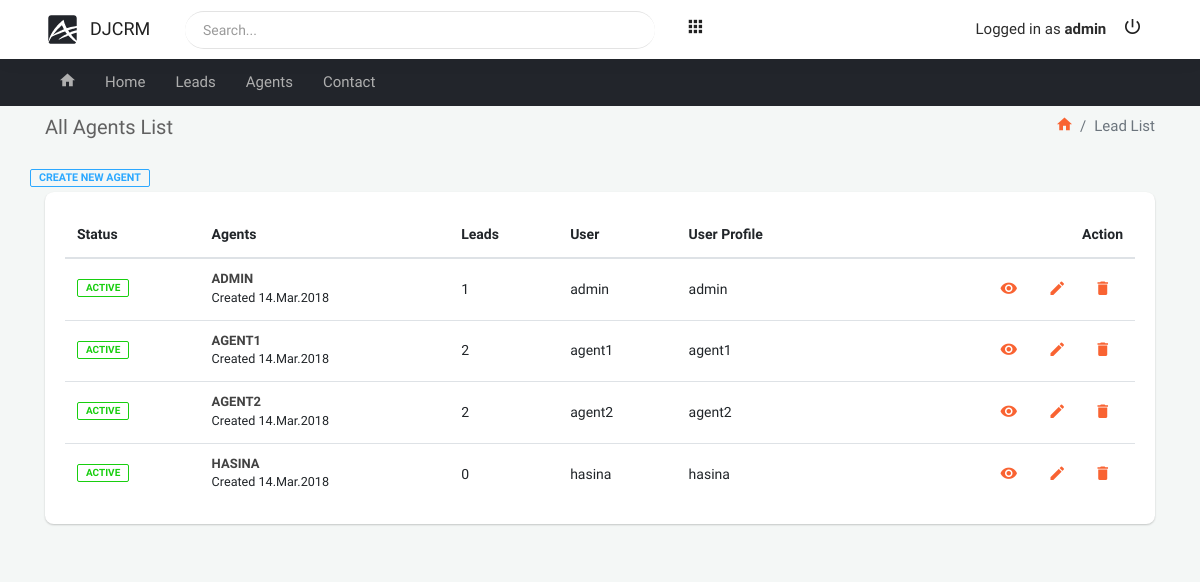
Page /agent-list/ (signed in) on the committed database.
### leads/models.py (models this page shows, shortened)
class User(AbstractUser):
    is_organization = models.BooleanField(default=True)
    is_agent = models.BooleanField(default=False)

class Agent(models.Model):
    user = models.OneToOneField(User, on_delete=models.CASCADE)
    organization = models.ForeignKey(UserProfile, on_delete=models.CASCADE, default=2)

class UserProfile(models.Model):
    user = models.OneToOneField(User, on_delete=models.CASCADE)

### agents/views.py (the view)
# urls.py: path('agent-list/', AgentListView.as_view(), name='agent-list'),
class AgentListView(OrganizationLoginRequiredMixin, generic.ListView):
    template_name = 'agents/agent-list.html'
    queryset = Agent.objects.all()
    context_object_name = 'agents'

### agents/mixins.py (called while the page is built)
    def dispatch(self, request, *args, **kwargs):
        if not request.user.is_authenticated or not request.user.is_organization:
            return redirect('leads:lead-list')
        return super().dispatch(request, *args, **kwargs)

### templates/agents/agent-list.html (shortened to what this page needs)
{% extends 'base.html' %}
{% block content %}
    <div class="container">
        <div class="block-header">
            <div class="row clearfix">
                <div class="col-lg-5 col-md-5 col-sm-12">
                    <h2>All Agents List</h2>
                </div>
                <div class="col-lg-7 col-md-7 col-sm-12">
                    <ul class="breadcrumb float-md-right padding-0">
                        <li class="breadcrumb-item"><a href="{% url 'home' %}"><i class="zmdi zmdi-home"></i></a></li>
                        <li class="breadcrumb-item active">Lead List</li>
                    </ul>
                </div>
            </div>
        </div>
        <div class="row clearfix">
            <a class="badge badge-info pull-right" href="{% url 'agents:agent-create' %}">Create New Agent</a>
            <div class="col-lg-12 col-md-12">
                <div class="card">
                    <div class="body project_report">
                        <div class="table-responsive">
                            <table class="table m-b-0 table-hover">
                                <thead>
                                <tr>
                                    <th>Status</th>
                                    <th>Agents</th>
                                    <th>Leads</th>
                                    <th>User</th>
                                    <th>User Profile</th>
                                    <th>Action</th>
                                </tr>
                                </thead>
                                <tbody>
                                {% for agent in agents %}
                                    <tr>
                                        <td>
                                            <span class="badge badge-success">Active</span>
                                        </td>
                                        <td class="project-title">
                                            <h6>
                                                <a href="{% url 'agents:agent-details' agent.id %}">{{ agent.user.username }}</a>
                                            </h6>
                                            <small>Created 14.Mar.2018</small>
                                        </td>
                                        <td>
                                            {{ agent.lead_set.count }}
                                        </td>
                                        <td>{{ agent.user.username }}</td>
                                        <td>
                                            {{ agent.organization.user.username }}
                                        </td>
                                        <td class="project-actions">
                                            <a href="{% url 'agents:agent-details' agent.id %}"
                                               class="btn btn-neutral btn-sm"><i class="zmdi zmdi-eye"></i></a>
                                            <a href="{% url 'agents:agent-update' agent.id %}"
                                               class="btn btn-neutral btn-sm"><i
                                                    class="zmdi zmdi-edit"></i></a>
                                            <a href="{% url 'agents:agent-delete' agent.id %}"
                                               class="btn btn-neutral btn-sm"><i class="zmdi zmdi-delete"></i></a>
                                        </td>
                                    </tr>
                                {% endfor %}
                                </tbody>
                            </table>
                        </div>
                    </div>
                </div>
            </div>
        </div>
    </div>
{% endblock %}

### templates/include/navbar.html (shortened to what this page needs)
{% load static %}
<nav class="navbar">
    <div class="container">
        <ul class="nav navbar-nav">
            <li>
                <div class="navbar-header">
                    <a class="navbar-brand" href="{% url 'home' %}"><img
                            src="{% static 'assets/images/logo-black.svg' %}" width="35" alt="DjCrm"><span
                            class="m-l-10">DjCrm</span></a>
                </div>
            </li>
            <li class="search_bar">
                <div class="input-group">
                    <input type="text" class="form-control" placeholder="Search...">
                </div>
            </li>
            {% if request.user.is_superuser %}
                <li class="dropdown"><a href="javascript:void(0);" class="dropdown-toggle" data-toggle="dropdown"
                                        role="button"><i class="zmdi zmdi-apps"></i></a>
                </li>
            {% endif %}
            <li class="float-right">
                {% if request.user.is_authenticated %}
                    <span>Logged in as <strong>{{ request.user.username }}</strong></span>
                    <a href="{% url 'logout' %}" class="mega-menu"><i class="zmdi zmdi-power"></i></a>
                {% else %}
                    <a href="{% url 'signup' %}" class="js-right-sidebar"><i
                            class="zmdi zmdi-account-add"></i></a>
                    <a href="{% url 'login' %}" class="js-right-sidebar"><i
                            class="zmdi zmdi-sign-in"></i></a>
                {% endif %}
            </li>
        </ul>
    </div>
</nav>

### rows in the picture
User: user.username "admin"
Agent: user.username "ADMIN", lead_set.count "1", user.username "admin", organization.user.username "admin"
Agent: user.username "AGENT1", lead_set.count "2", user.username "agent1", organization.user.username "agent1"
Agent: user.username "AGENT2", lead_set.count "2", user.username "agent2", organization.user.username "agent2"
Agent: user.username "HASINA", lead_set.count "0", user.username "hasina", organization.user.username "hasina"
